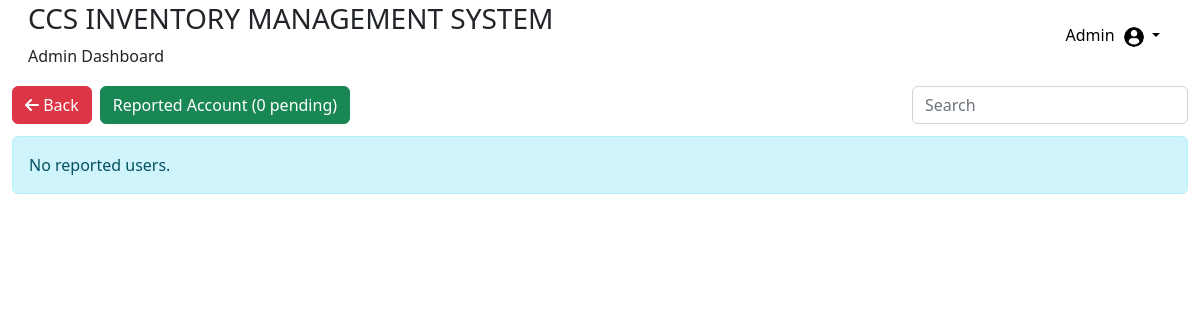
The app's page /DashboardAdmin/adminreportedborrower.php (signed in), older data.
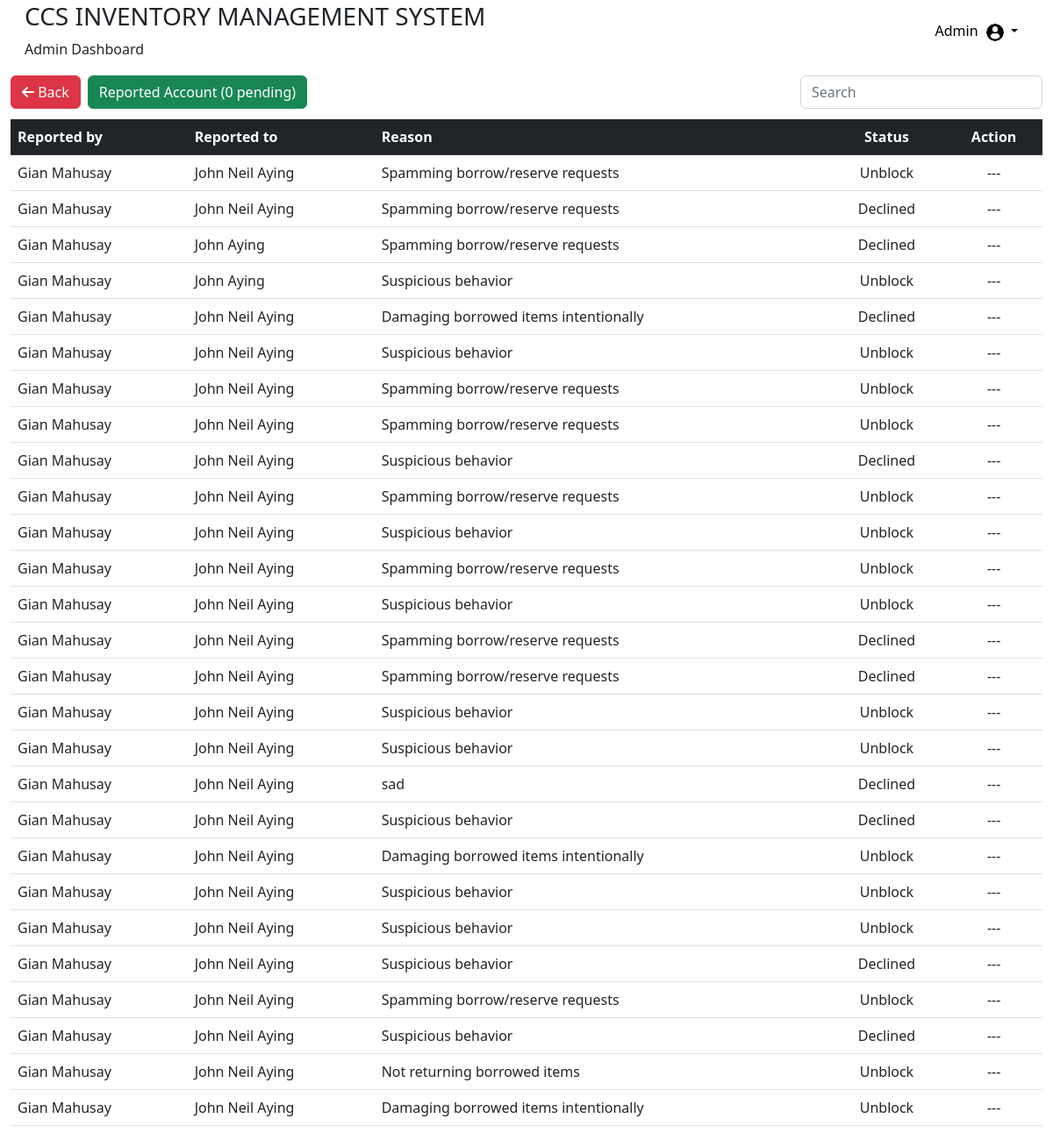
The same page, newer data.
### tables this page shows
CREATE TABLE `tblreportborroweracc` (
  `id` int(11) NOT NULL,
  `staffid` int(11) NOT NULL,
  `borrowerid` int(11) NOT NULL,
  `reason` varchar(100) NOT NULL,
  `status` varchar(20) NOT NULL
);

CREATE TABLE `tblusers` (
  `id` int(11) NOT NULL,
  `addedbyid` int(11) NOT NULL,
  `usertype` varchar(50) NOT NULL,
  `fname` varchar(50) NOT NULL,
  `lname` varchar(50) NOT NULL,
  `password` varchar(50) NOT NULL,
  `online_status` enum('online','offline') DEFAULT 'offline',
  `status` varchar(20) NOT NULL,
  `email` varchar(50) NOT NULL,
  `gender` varchar(50) NOT NULL,
  `department` varchar(50) NOT NULL,
  `approveby` varchar(50) DEFAULT NULL,
  `datetimeregister` datetime DEFAULT NULL,
  `datetimeapprove` datetime DEFAULT NULL
);

### DashboardAdmin/adminreportedborrower.php (the view, shortened to what this page needs)
<?php
$servername = 'localhost';
$db_id = 'root';
$db_password = '';
$db_name = 'maininventorydb';
$con = mysqli_connect($servername, $db_id, $db_password, $db_name);
$queryCountPendingReports = "SELECT COUNT(*) AS pending_count FROM tblreportborroweracc WHERE status = 'Pending'";
$resultCountPendingReports = mysqli_query($con, $queryCountPendingReports);
if($resultCountPendingReports) {
    $row = mysqli_fetch_assoc($resultCountPendingReports);
    $pendingCount = $row['pending_count'];
} else {
    $pendingCount = 0;
}
$queryReportedUsers = "SELECT * FROM tblreportborroweracc ORDER BY id DESC";
$resultReportedUsers = mysqli_query($con, $queryReportedUsers);
?>
<!DOCTYPE html>
<html lang="en">
<head>
    <link rel="stylesheet" type="text/css" href="adminstyles.css">
    <link href="https://cdn.jsdelivr.net/npm/bootstrap@5.2.3/dist/css/bootstrap.min.css" rel="stylesheet">
    <link rel="stylesheet" href="https://cdnjs.cloudflare.com/ajax/libs/font-awesome/6.4.0/css/all.min.css" />
</head>
<body>
    <?php
        include('adminheader.php');
        echo '<div class="container-fluid">';
        echo '<div class="row mb-2">';
        echo '<div class="col-md-9 mb-1">';
        echo '<a href="adminPage.php" class="btn btn-danger me-2"><i class="fas fa-arrow-left"></i> Back</a>';
        echo '<a href="adminreportedborrower.php" class="btn btn-success btn-block btn-add-new">Reported Account ('. $pendingCount .' pending)</a>';
        echo '</div>';
        echo '<div class="col-md-3 text-end">';
        echo '<form action="" method="GET" class="input-group">';
        echo '<input type="text" class="form-control search-input " placeholder="Search" name="search" id="searchInput">';
        echo '</form>';
        echo '</div>';
        echo '</div>';
if ($resultReportedUsers && mysqli_num_rows($resultReportedUsers) > 0) {
    echo '<div class="table-responsive">';
    echo '<table class="table table-hover">';
    echo '<thead class="table-dark">';
    echo '<tr>';
    echo '<th>Reported by</th>';
    echo '<th>Reported to</th>';
    echo '<th>Reason</th>';
    echo '<th class="text-center">Status</th>';
    echo '<th class="text-center">Action</th>';
    echo '</tr>';
    echo '</thead>';
    echo '<tbody>';
    while ($row = mysqli_fetch_assoc($resultReportedUsers)) {
        $reportedByQuery = "SELECT fname, lname FROM tblusers WHERE id = ?";
        $reportedByStmt = mysqli_prepare($con, $reportedByQuery);
        mysqli_stmt_bind_param($reportedByStmt, "s", $row['staffid']);
        mysqli_stmt_execute($reportedByStmt);
        $reportedByResult = mysqli_stmt_get_result($reportedByStmt);
        $reportedByRow = mysqli_fetch_assoc($reportedByResult);
        $reportedToQuery = "SELECT fname, lname FROM tblusers WHERE id = ?";
        $reportedToStmt = mysqli_prepare($con, $reportedToQuery);
        mysqli_stmt_bind_param($reportedToStmt, "s", $row['borrowerid']);
        mysqli_stmt_execute($reportedToStmt);
        $reportedToResult = mysqli_stmt_get_result($reportedToStmt);
        $reportedToRow = mysqli_fetch_assoc($reportedToResult);
        echo '<tr>';
        echo '<td>' . $reportedByRow['fname'] . ' ' . $reportedByRow['lname'] . '</td>';
        echo '<td>' . $reportedToRow['fname'] . ' ' . $reportedToRow['lname'] . '</td>';
        echo '<td>' . $row['reason'] . '</td>';
        echo '<td class="text-center">' . $row['status'] . '</td>';
        echo '<td class="text-center">';
        if ($row['status'] === 'Pending') {
            echo '<form action="adminprocess_report.php" method="post">';
            echo '<input type="hidden" name="report_id" value="' . $row['id'] . '">';
            echo '<button type="submit" name="decline_report" class="btn btn-danger me-2">Decline</button>';
            echo '<button type="submit" name="approve_report" class="btn btn-success">Approve</button>';
            echo '</form>';
        }else if ($row['status'] === 'Approved') {
            echo '<form action="adminprocess_report.php" method="post">';
            echo '<input type="hidden" name="report_id" value="' . $row['id'] . '">';
            echo '<button type="submit" name="unblock_report" class="btn btn-danger me-2">Unblock</button>';
            echo '</form>';
        }else if ($row['status'] === 'Declined') {
            echo '---';
        }else if ($row['status'] === 'Unblock') {
        echo '---';
        }else {
            echo $row['status'];
        }
        echo '</td>';
        echo '</tr>';
    }
    echo '</tbody>';
    echo '</table>';
    echo '</div>';
} else {
    echo '<div class="alert alert-info" role="alert">No reported users.</div>';
}
?>

### DashboardAdmin/adminheader.php (shortened to what this page needs)
<div class="container-fluid">
    <div class="header--wrapper">
        <div class="header--title">
            <div class="logo-and-text">
                <h3>CCS INVENTORY MANAGEMENT SYSTEM</h3>
            </div>
            <span>Admin Dashboard</span>
        </div>
        <div class="user--info">
            <div class="dropdown">
            <button class="btn btn-secondary dropdown-toggle custom-dropdown-btn" type="button" id="userDropdown" data-bs-toggle="dropdown" aria-expanded="false">
                    Admin
                    <img src="/inventory/images/profile-user.png" alt="userpicture" class="userpicture">
            </button>
            </div>
        </div>
    </div>
</div>

### DashboardAdmin/adminstyles.css (style rules this page uses)
.dropdown img { width: 20px; height: 20px; cursor:pointer; border-radius: 50%; margin-left: 5px; }
.header--wrapper { display: flex; justify-content: space-between; align-items: center; flex-wrap: wrap; background: #fff; border-radius: 10px; padding: 2px 1rem; margin-bottom: 1rem; }
.user--info { display: flex; align-items: center; background-color: #fff; }
.custom-dropdown-btn { background-color: transparent !important; border: none !important; color: #000 !important; }

Row changes from the older to the newer data that the page shows:
added tblreportborroweracc: tblusers.fname "Gian", tblusers.lname "Mahusay", tblusers.fname "John Neil", tblusers.lname "Aying", reason "Spamming borrow/reserve requests", status "Unblock"
added tblreportborroweracc: tblusers.fname "Gian", tblusers.lname "Mahusay", tblusers.fname "John Neil", tblusers.lname "Aying", reason "Spamming borrow/reserve requests", status "Declined"
added tblreportborroweracc: tblusers.fname "Gian", tblusers.lname "Mahusay", tblusers.fname "John", tblusers.lname "Aying", reason "Spamming borrow/reserve requests", status "Declined"
added tblreportborroweracc: tblusers.fname "Gian", tblusers.lname "Mahusay", tblusers.fname "John", tblusers.lname "Aying", reason "Suspicious behavior", status "Unblock"
added tblreportborroweracc: tblusers.fname "Gian", tblusers.lname "Mahusay", tblusers.fname "John Neil", tblusers.lname "Aying", reason "Damaging borrowed items intentionally", status "Declined"
added tblreportborroweracc: tblusers.fname "Gian", tblusers.lname "Mahusay", tblusers.fname "John Neil", tblusers.lname "Aying", reason "Suspicious behavior", status "Unblock"
added tblreportborroweracc: tblusers.fname "Gian", tblusers.lname "Mahusay", tblusers.fname "John Neil", tblusers.lname "Aying", reason "Spamming borrow/reserve requests", status "Unblock"
added tblreportborroweracc: tblusers.fname "Gian", tblusers.lname "Mahusay", tblusers.fname "John Neil", tblusers.lname "Aying", reason "Spamming borrow/reserve requests", status "Unblock"
added tblreportborroweracc: tblusers.fname "Gian", tblusers.lname "Mahusay", tblusers.fname "John Neil", tblusers.lname "Aying", reason "Suspicious behavior", status "Declined"
added tblreportborroweracc: tblusers.fname "Gian", tblusers.lname "Mahusay", tblusers.fname "John Neil", tblusers.lname "Aying", reason "Spamming borrow/reserve requests", status "Unblock"
added tblreportborroweracc: tblusers.fname "Gian", tblusers.lname "Mahusay", tblusers.fname "John Neil", tblusers.lname "Aying", reason "Suspicious behavior", status "Unblock"
added tblreportborroweracc: tblusers.fname "Gian", tblusers.lname "Mahusay", tblusers.fname "John Neil", tblusers.lname "Aying", reason "Spamming borrow/reserve requests", status "Unblock"
added tblreportborroweracc: tblusers.fname "Gian", tblusers.lname "Mahusay", tblusers.fname "John Neil", tblusers.lname "Aying", reason "Suspicious behavior", status "Unblock"
added tblreportborroweracc: tblusers.fname "Gian", tblusers.lname "Mahusay", tblusers.fname "John Neil", tblusers.lname "Aying", reason "Spamming borrow/reserve requests", status "Declined"
added tblreportborroweracc: tblusers.fname "Gian", tblusers.lname "Mahusay", tblusers.fname "John Neil", tblusers.lname "Aying", reason "Spamming borrow/reserve requests", status "Declined"
added tblreportborroweracc: tblusers.fname "Gian", tblusers.lname "Mahusay", tblusers.fname "John Neil", tblusers.lname "Aying", reason "Suspicious behavior", status "Unblock"
added tblreportborroweracc: tblusers.fname "Gian", tblusers.lname "Mahusay", tblusers.fname "John Neil", tblusers.lname "Aying", reason "Suspicious behavior", status "Unblock"
added tblreportborroweracc: tblusers.fname "Gian", tblusers.lname "Mahusay", tblusers.fname "John Neil", tblusers.lname "Aying", reason "sad", status "Declined"
added tblreportborroweracc: tblusers.fname "Gian", tblusers.lname "Mahusay", tblusers.fname "John Neil", tblusers.lname "Aying", reason "Suspicious behavior", status "Declined"
added tblreportborroweracc: tblusers.fname "Gian", tblusers.lname "Mahusay", tblusers.fname "John Neil", tblusers.lname "Aying", reason "Damaging borrowed items intentionally", status "Unblock"
added tblreportborroweracc: tblusers.fname "Gian", tblusers.lname "Mahusay", tblusers.fname "John Neil", tblusers.lname "Aying", reason "Suspicious behavior", status "Unblock"
added tblreportborroweracc: tblusers.fname "Gian", tblusers.lname "Mahusay", tblusers.fname "John Neil", tblusers.lname "Aying", reason "Suspicious behavior", status "Unblock"
added tblreportborroweracc: tblusers.fname "Gian", tblusers.lname "Mahusay", tblusers.fname "John Neil", tblusers.lname "Aying", reason "Suspicious behavior", status "Declined"
added tblreportborroweracc: tblusers.fname "Gian", tblusers.lname "Mahusay", tblusers.fname "John Neil", tblusers.lname "Aying", reason "Spamming borrow/reserve requests", status "Unblock"
added tblreportborroweracc: tblusers.fname "Gian", tblusers.lname "Mahusay", tblusers.fname "John Neil", tblusers.lname "Aying", reason "Suspicious behavior", status "Declined"
added tblreportborroweracc: tblusers.fname "Gian", tblusers.lname "Mahusay", tblusers.fname "John Neil", tblusers.lname "Aying", reason "Not returning borrowed items", status "Unblock"
added tblreportborroweracc: tblusers.fname "Gian", tblusers.lname "Mahusay", tblusers.fname "John Neil", tblusers.lname "Aying", reason "Damaging borrowed items intentionally", status "Unblock"
Text that changed along with them:
text no longer shown: "No reported users."
text now shown: "Reported by Reported to Reason Status Action"
